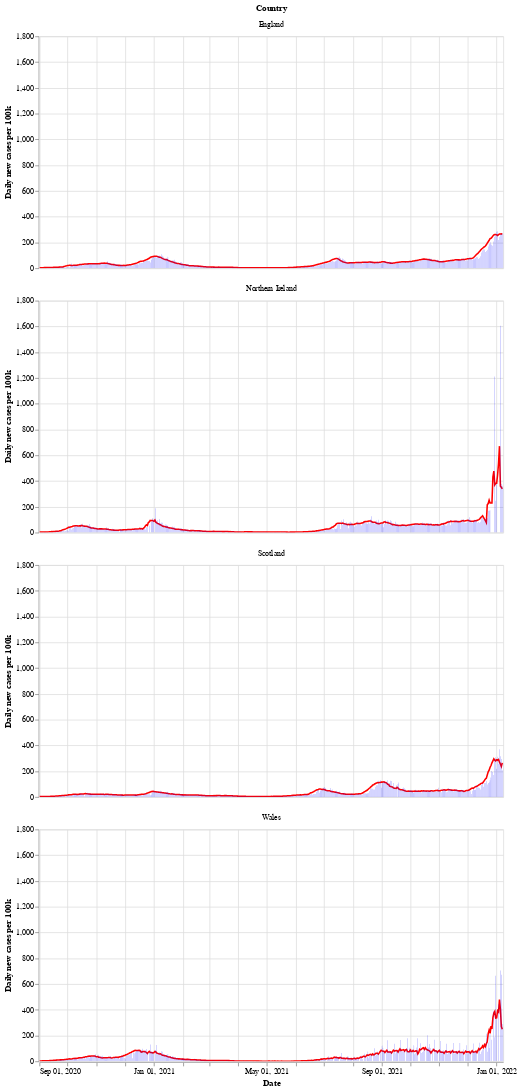

Notebook code cell kept with this figure:
### Markdown cell above
Next is a bar chart of the number of new cases in each country (per 100k population), with the 7 day moving average of cases. Again we see that Wales saw a longer period of raising and falling cases compared to the other countries.

After a period of cases falling, each nation is now seeing a rise in the number of cases - especially in Wales.

### Code cell
# collapse
bars = alt.Chart(uk_cases).mark_bar().encode(
    x=alt.X("yearmonthdate(date):T", axis=alt.Axis(title='Date')),
    y=alt.Y("newCasesRate:Q", axis=alt.Axis(title='Daily new cases per 100k')),
    tooltip='newCasesRate',
    color=alt.condition(
        alt.datum.dailyChange > 0,
        alt.value("orange"),  # The positive color
        alt.value("blue")  # The negative color
    )
).properties(title='New cases per 100k population with rolling 7 day average', width=600).interactive()
line = alt.Chart(uk_cases).mark_line(
    color='red',
    size=2,
).transform_window(
    rolling_mean='mean(newCasesRate)',
    frame=[0, 7],
    groupby=['areaName']
).encode(
    x='yearmonthdate(date):T',
    y='rolling_mean:Q'
)
alt.layer(line, bars, data=uk_cases).facet(alt.Row('areaName', title='Country'), columns=1)

### Figure 1 — Vega-Lite specification as saved in the notebook (floating-point values rounded to 4 significant figures; data arrays with more than 128 entries replaced by an {"elided": "..."} marker saying what was removed)
{"config": {"view": {"continuousWidth": 400, "continuousHeight": 300}}, "data": {"name": "data-1ac4c27ba20790f57a79edbdba725b7a"}, "facet": {"type": "nominal", "field": "areaName", "title": "Country"}, "spec": {"layer": [{"mark": {"type": "line", "color": "red", "size": 2}, "encoding": {"x": {"type": "temporal", "field": "date", "timeUnit": "yearmonthdate"}, "y": {"type": "quantitative", "field": "rolling_mean"}}, "transform": [{"window": [{"op": "mean", "field": "newCasesRate", "as": "rolling_mean"}], "frame": [0, 7], "groupby": ["areaName"]}]}, {"mark": "bar", "encoding": {"color": {"condition": {"value": "orange", "test": "(datum.dailyChange > 0)"}, "value": "blue"}, "tooltip": {"type": "quantitative", "field": "newCasesRate"}, "x": {"type": "temporal", "axis": {"title": "Date"}, "field": "date", "timeUnit": "yearmonthdate"}, "y": {"type": "quantitative", "axis": {"title": "Daily new cases per 100k"}, "field": "newCasesRate"}}, "selection": {"selector002": {"type": "interval", "bind": "scales", "encodings": ["x", "y"]}}, "title": "New cases per 100k population with rolling 7 day average", "width": 600}]}, "columns": 1, "$schema": "https://vega.github.io/schema/vega-lite/v4.8.1.json", "datasets": {"data-1ac4c27ba20790f57a79edbdba725b7a": {"elided": "1976 records"}}}
